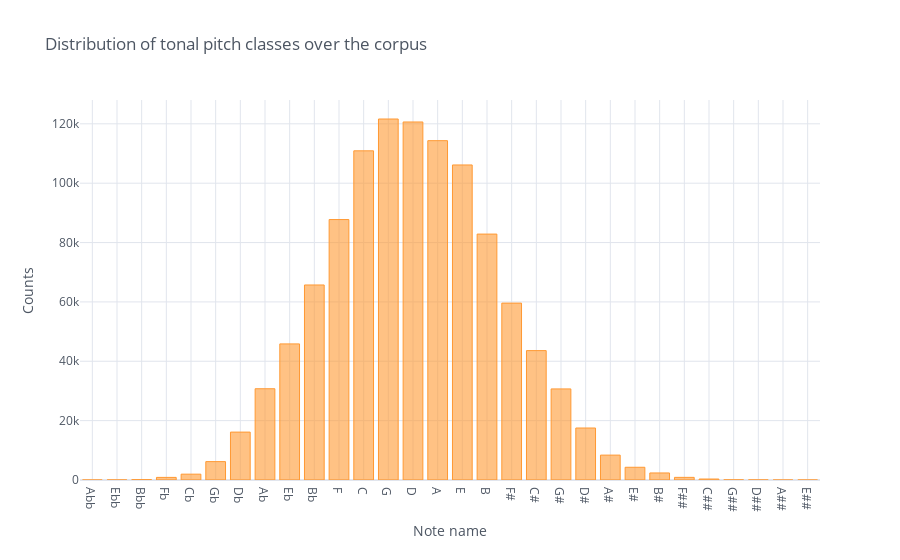

Notebook code for this chart:
### Code cell
notes.tpc.value_counts()\
        .sort_index()\
        .rename(tpc2name)\
        .iplot('bar', title='Distribution of tonal pitch classes over the corpus', xTitle='Note name', yTitle='Counts')

### Figure 1 — Plotly figure (JSON) as saved in the notebook; plotly's stock layout.template omitted (floating-point values rounded to 4 significant figures)
{"data": [{"marker": {"color": "rgba(255, 153, 51, 0.6)", "line": {"color": "rgba(255, 153, 51, 1.0)", "width": 1}}, "name": "tpc", "orientation": "v", "text": "", "type": "bar", "x": ["Abb", "Ebb", "Bbb", "Fb", "Cb", "Gb", "Db", "Ab", "Eb", "Bb", "F", "C", "G", "D", "A", "E", "B", "F#", "C#", "G#", "D#", "A#", "E#", "B#", "F##", "C##", "G##", "D##", "A##", "E##"], "y": [3, 24, 117, 876, 1969, 6191, 16137, 30746, 45855, 65703, 87750, 110904, 121625, 120621, 114325, 106142, 82851, 59597, 43588, 30687, 17521, 8382, 4290, 2372, 889, 326, 52, 28, 1, 2]}], "layout": {"autosize": true, "legend": {"bgcolor": "#FFFFFF", "font": {"color": "#4D5663"}}, "paper_bgcolor": "#FFFFFF", "plot_bgcolor": "#FFFFFF", "title": {"font": {"color": "#4D5663"}, "text": "Distribution of tonal pitch classes over the corpus"}, "xaxis": {"autorange": true, "gridcolor": "#E1E5ED", "range": [-0.5, 29.5], "showgrid": true, "tickfont": {"color": "#4D5663"}, "title": {"font": {"color": "#4D5663"}, "text": "Note name"}, "type": "category", "zerolinecolor": "#E1E5ED"}, "yaxis": {"autorange": true, "gridcolor": "#E1E5ED", "range": [0, 128000.0], "showgrid": true, "tickfont": {"color": "#4D5663"}, "title": {"font": {"color": "#4D5663"}, "text": "Counts"}, "type": "linear", "zerolinecolor": "#E1E5ED"}}}
